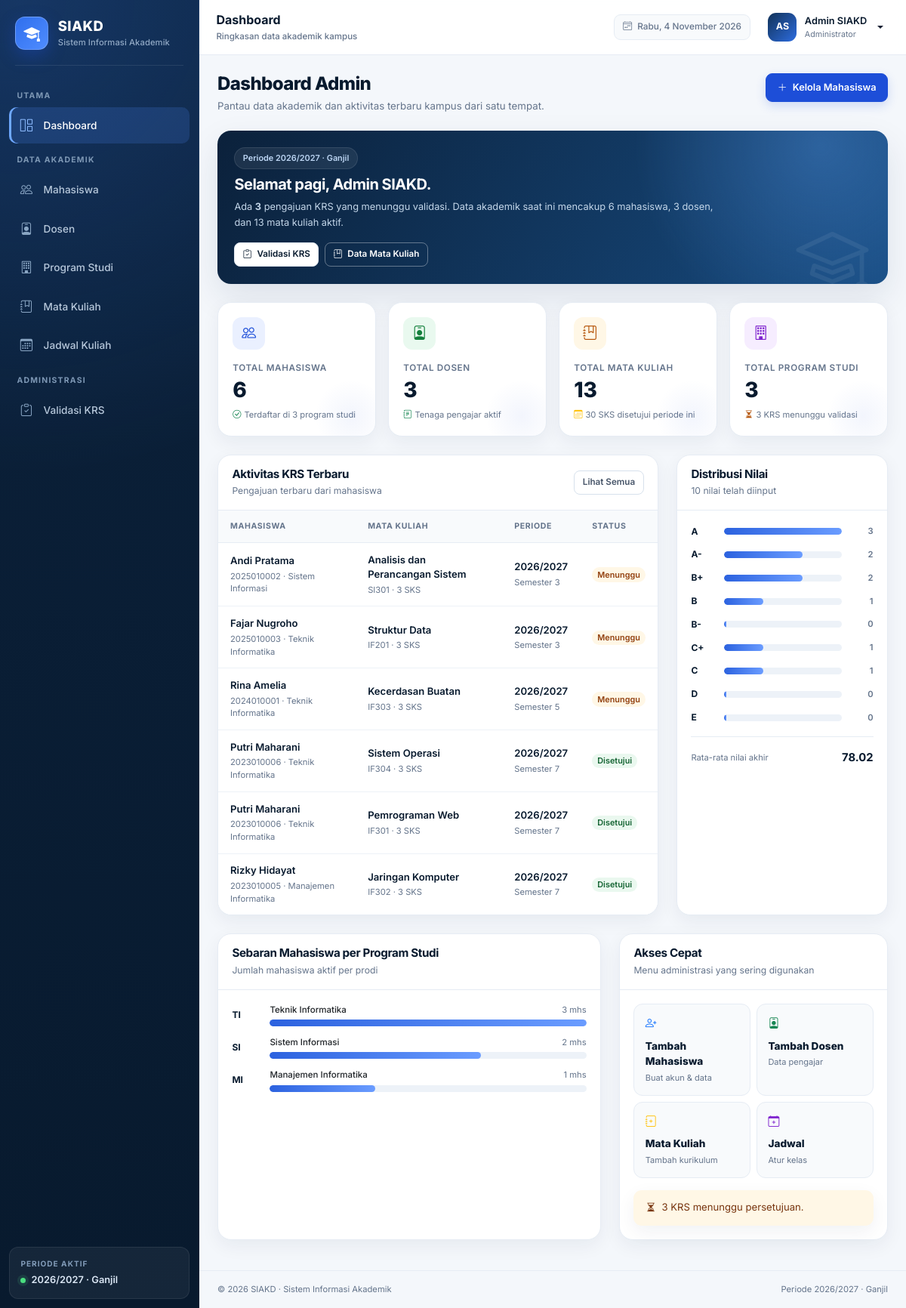
Page /admin/dashboard.php (signed in) on the committed database.
### tables this page shows
CREATE TABLE `users` (
    `id` INT UNSIGNED NOT NULL AUTO_INCREMENT,
    `nama` VARCHAR(100) NOT NULL,
    `email` VARCHAR(120) NOT NULL,
    `password` VARCHAR(255) NOT NULL,
    `role` ENUM('admin', 'dosen', 'mahasiswa') NOT NULL,
    `status` ENUM('aktif', 'nonaktif') NOT NULL DEFAULT 'aktif',
    `created_at` TIMESTAMP NOT NULL DEFAULT CURRENT_TIMESTAMP,
    `updated_at` TIMESTAMP NOT NULL DEFAULT CURRENT_TIMESTAMP ON UPDATE CURRENT_TIMESTAMP,
    PRIMARY KEY (`id`),
    UNIQUE KEY `uq_users_email` (`email`),
    KEY `idx_users_role` (`role`)
);

CREATE TABLE `krs` (
    `id` INT UNSIGNED NOT NULL AUTO_INCREMENT,
    `mahasiswa_id` INT UNSIGNED NOT NULL,
    `mata_kuliah_id` INT UNSIGNED NOT NULL,
    `semester` TINYINT UNSIGNED NOT NULL,
    `tahun_ajaran` VARCHAR(9) NOT NULL,
    `status` ENUM('menunggu', 'disetujui', 'ditolak') NOT NULL DEFAULT 'menunggu',
    `created_at` TIMESTAMP NOT NULL DEFAULT CURRENT_TIMESTAMP,
    `updated_at` TIMESTAMP NOT NULL DEFAULT CURRENT_TIMESTAMP ON UPDATE CURRENT_TIMESTAMP,
    PRIMARY KEY (`id`),
    UNIQUE KEY `uq_krs_mahasiswa_mk` (`mahasiswa_id`, `mata_kuliah_id`),
    KEY `idx_krs_mk` (`mata_kuliah_id`),
    KEY `idx_krs_status` (`status`),
    KEY `idx_krs_periode` (`tahun_ajaran`, `semester`),
    CONSTRAINT `fk_krs_mahasiswa` FOREIGN KEY (`mahasiswa_id`) REFERENCES `mahasiswa` (`id`) ON DELETE CASCADE ON UPDATE CASCADE,
    CONSTRAINT `fk_krs_mata_kuliah` FOREIGN KEY (`mata_kuliah_id`) REFERENCES `mata_kuliah` (`id`) ON DELETE RESTRICT ON UPDATE CASCADE
);

CREATE TABLE `mahasiswa` (
    `id` INT UNSIGNED NOT NULL AUTO_INCREMENT,
    `user_id` INT UNSIGNED NOT NULL,
    `nim` VARCHAR(20) NOT NULL,
    `nama` VARCHAR(100) NOT NULL,
    `email` VARCHAR(120) NOT NULL,
    `jenis_kelamin` ENUM('L', 'P') NOT NULL,
    `alamat` VARCHAR(255) NOT NULL,
    `prodi_id` INT UNSIGNED NOT NULL,
    `angkatan` YEAR NOT NULL,
    `created_at` TIMESTAMP NOT NULL DEFAULT CURRENT_TIMESTAMP,
    `updated_at` TIMESTAMP NOT NULL DEFAULT CURRENT_TIMESTAMP ON UPDATE CURRENT_TIMESTAMP,
    PRIMARY KEY (`id`),
    UNIQUE KEY `uq_mahasiswa_user` (`user_id`),
    UNIQUE KEY `uq_mahasiswa_nim` (`nim`),
    UNIQUE KEY `uq_mahasiswa_email` (`email`),
    KEY `idx_mahasiswa_prodi` (`prodi_id`),
    KEY `idx_mahasiswa_angkatan` (`angkatan`),
    CONSTRAINT `fk_mahasiswa_user` FOREIGN KEY (`user_id`) REFERENCES `users` (`id`) ON DELETE CASCADE ON UPDATE CASCADE,
    CONSTRAINT `fk_mahasiswa_prodi` FOREIGN KEY (`prodi_id`) REFERENCES `prodi` (`id`) ON DELETE RESTRICT ON UPDATE CASCADE
);

CREATE TABLE `prodi` (
    `id` INT UNSIGNED NOT NULL AUTO_INCREMENT,
    `kode_prodi` VARCHAR(10) NOT NULL,
    `nama_prodi` VARCHAR(100) NOT NULL,
    `created_at` TIMESTAMP NOT NULL DEFAULT CURRENT_TIMESTAMP,
    `updated_at` TIMESTAMP NOT NULL DEFAULT CURRENT_TIMESTAMP ON UPDATE CURRENT_TIMESTAMP,
    PRIMARY KEY (`id`),
    UNIQUE KEY `uq_prodi_kode` (`kode_prodi`),
    UNIQUE KEY `uq_prodi_nama` (`nama_prodi`)
);

CREATE TABLE `mata_kuliah` (
    `id` INT UNSIGNED NOT NULL AUTO_INCREMENT,
    `kode_mk` VARCHAR(15) NOT NULL,
    `nama_mk` VARCHAR(120) NOT NULL,
    `sks` TINYINT UNSIGNED NOT NULL,
    `semester` TINYINT UNSIGNED NOT NULL,
    `prodi_id` INT UNSIGNED NOT NULL,
    `dosen_id` INT UNSIGNED NULL,
    `created_at` TIMESTAMP NOT NULL DEFAULT CURRENT_TIMESTAMP,
    `updated_at` TIMESTAMP NOT NULL DEFAULT CURRENT_TIMESTAMP ON UPDATE CURRENT_TIMESTAMP,
    PRIMARY KEY (`id`),
    UNIQUE KEY `uq_mata_kuliah_kode` (`kode_mk`),
    KEY `idx_mata_kuliah_prodi` (`prodi_id`),
    KEY `idx_mata_kuliah_dosen` (`dosen_id`),
    CONSTRAINT `fk_mata_kuliah_prodi` FOREIGN KEY (`prodi_id`) REFERENCES `prodi` (`id`) ON DELETE RESTRICT ON UPDATE CASCADE,
    CONSTRAINT `fk_mata_kuliah_dosen` FOREIGN KEY (`dosen_id`) REFERENCES `dosen` (`id`) ON DELETE SET NULL ON UPDATE CASCADE
);

### admin/dashboard.php (the view, shortened to what the rows shown need)
<?php
require_once __DIR__ . '/../includes/auth.php';
$user = require_role('admin');
$totalMahasiswa = (int) db()->query('SELECT COUNT(*) FROM mahasiswa')->fetchColumn();
$totalDosen = (int) db()->query('SELECT COUNT(*) FROM dosen')->fetchColumn();
$totalMataKuliah = (int) db()->query('SELECT COUNT(*) FROM mata_kuliah')->fetchColumn();
$pendingKrs = (int) db()->query("SELECT COUNT(*) FROM krs WHERE status = 'menunggu'")->fetchColumn();
$latestKrs = db()->query(
    "SELECT k.id, k.status, k.created_at, k.semester, k.tahun_ajaran,
            m.nim, m.nama AS nama_mahasiswa, mk.kode_mk, mk.nama_mk, mk.sks,
            p.nama_prodi
     FROM krs k
     JOIN mahasiswa m ON m.id = k.mahasiswa_id
     JOIN mata_kuliah mk ON mk.id = k.mata_kuliah_id
     JOIN prodi p ON p.id = m.prodi_id
     ORDER BY k.created_at DESC
     LIMIT 6"
)->fetchAll();
$jam = (int) date('G');
$sapaan = $jam < 11 ? 'Selamat pagi' : ($jam < 15 ? 'Selamat siang' : ($jam < 18 ? 'Selamat sore' : 'Selamat malam'));
require_once __DIR__ . '/../includes/header.php';
?>
<div class="page-heading">
    <div>
        <h1>Dashboard Admin</h1>
    </div>
</div>
<section class="welcome-banner mb-4">
    <div class="position-relative" style="z-index: 1;">
        <span class="auth-eyebrow mb-2">Periode <?= e(TAHUN_AJARAN_AKTIF) ?> &middot; <?= e(SEMESTER_AKTIF) ?></span>
        <h2><?= e($sapaan) ?>, <?= e($user['nama']) ?>.</h2>
        <p>Ada <strong><?= $pendingKrs ?></strong> pengajuan KRS yang menunggu validasi. Data akademik saat ini mencakup <?= $totalMahasiswa ?> mahasiswa, <?= $totalDosen ?> dosen, dan <?= $totalMataKuliah ?> mata kuliah aktif.</p>
        <div class="d-flex flex-wrap gap-2 mt-3">
            <a href="<?= e(base_url('admin/krs.php?status=menunggu')) ?>" class="btn btn-light btn-sm">
            </a>
            <a href="<?= e(base_url('admin/mata_kuliah.php')) ?>" class="btn btn-outline-light btn-sm" style="border-color: rgba(255,255,255,.35); color:#fff;">
            </a>
        </div>
    </div>
</section>
<div class="row g-4 mb-4">
    <div class="col-xl-8">
        <div class="card h-100">
            <div class="card-header d-flex align-items-center justify-content-between gap-2">
                <div>
                    <h2>Aktivitas KRS Terbaru</h2>
                </div>
            </div>
            <?php if ($latestKrs): ?>
                <div class="table-responsive">
                    <table class="table">
                        <thead>
                            <tr>
                                <th>Mahasiswa</th>
                                <th>Mata Kuliah</th>
                                <th>Periode</th>
                                <th>Status</th>
                            </tr>
                        </thead>
                        <tbody>
                            <?php foreach ($latestKrs as $row): ?>
                                <tr>
                                    <td>
                                        <span class="cell-title"><?= e($row['nama_mahasiswa']) ?></span>
                                        <span class="cell-subtitle"><?= e($row['nim']) ?> &middot; <?= e($row['nama_prodi']) ?></span>
                                    </td>
                                    <td>
                                        <span class="cell-title"><?= e($row['nama_mk']) ?></span>
                                        <span class="cell-subtitle"><?= e($row['kode_mk']) ?> &middot; <?= (int) $row['sks'] ?> SKS</span>
                                    </td>
                                    <td>
                                        <span class="cell-title"><?= e($row['tahun_ajaran']) ?></span>
                                        <span class="cell-subtitle">Semester <?= (int) $row['semester'] ?></span>
                                    </td>
                                    <td><?= status_badge($row['status']) ?></td>
                                </tr>
                            <?php endforeach; ?>
                        </tbody>
                    </table>
                </div>
            <?php endif; ?>
        </div>
    </div>
    <div class="col-xl-4">
        <div class="card h-100">
            <div class="card-header">
                <h2>Distribusi Nilai</h2>
            </div>
        </div>
    </div>
</div>
<div class="row g-4">
    <div class="col-xl-7">
        <div class="card h-100">
            <div class="card-header">
                <h2>Sebaran Mahasiswa per Program Studi</h2>
            </div>
        </div>
    </div>
    <div class="col-xl-5">
        <div class="card h-100">
            <div class="card-header">
                <h2>Akses Cepat</h2>
            </div>
        </div>
    </div>
</div>
<?php require_once __DIR__ . '/../includes/footer.php'; ?>

### includes/navbar.php (shortened to what the rows shown need)
<nav class="app-topbar d-flex align-items-center justify-content-between gap-2" aria-label="Navigasi atas">
    <div class="d-flex align-items-center gap-2 gap-md-3">
        <div class="dropdown">
            <button class="user-menu dropdown-toggle" type="button" data-bs-toggle="dropdown" aria-expanded="false" aria-label="Menu profil pengguna">
                <span class="avatar"><?= e(initials($currentUser['nama'])) ?></span>
                <span class="user-meta">
                    <span class="user-name"><?= e($currentUser['nama']) ?></span>
                    <span class="user-role"><?= e(role_label($currentUser['role'])) ?></span>
                </span>
            </button>
        </div>
    </div>
</nav>

### includes/functions.php (shortened to what the rows shown need)
<?php
function base_url(string $path = ''): string
{
    $path = ltrim($path, '/');
    return BASE_URL . ($path !== '' ? '/' . $path : '/');
}
function e(mixed $value): string
{
    return htmlspecialchars((string) $value, ENT_QUOTES | ENT_SUBSTITUTE, 'UTF-8');
}
function initials(string $name): string
{
    $parts = preg_split('/\s+/', trim($name)) ?: [];
    $initials = '';
    foreach (array_slice($parts, 0, 2) as $part) {
        $initials .= mb_strtoupper(mb_substr($part, 0, 1));
    }
    return $initials !== '' ? $initials : 'U';
}
function role_label(string $role): string
{
    return match ($role) {
        'admin' => 'Administrator',
        'dosen' => 'Dosen',
        'mahasiswa' => 'Mahasiswa',
        default => ucfirst($role),
    };
}
function status_badge(string $status): string
{
    return match ($status) {
        'disetujui' => '<span class="badge text-bg-success-subtle text-success-emphasis rounded-pill">Disetujui</span>',
        'ditolak' => '<span class="badge text-bg-danger-subtle text-danger-emphasis rounded-pill">Ditolak</span>',
        default => '<span class="badge text-bg-warning-subtle text-warning-emphasis rounded-pill">Menunggu</span>',
    };
}

### rows in the picture
users: nama "AS", nama "Admin SIAKD", role "Administrator"
krs: mahasiswa.nama "Andi Pratama", mahasiswa.nim "2025010002", prodi.nama_prodi "Sistem Informasi", mata_kuliah.nama_mk "Analisis dan Perancangan Sistem", mata_kuliah.kode_mk "SI301", mata_kuliah.sks "3", tahun_ajaran "2026/2027", semester "3", status "Menunggu"
krs: mahasiswa.nama "Fajar Nugroho", mahasiswa.nim "2025010003", prodi.nama_prodi "Teknik Informatika", mata_kuliah.nama_mk "Struktur Data", mata_kuliah.kode_mk "IF201", mata_kuliah.sks "3", tahun_ajaran "2026/2027", semester "3", status "Menunggu"
krs: mahasiswa.nama "Rina Amelia", mahasiswa.nim "2024010001", prodi.nama_prodi "Teknik Informatika", mata_kuliah.nama_mk "Kecerdasan Buatan", mata_kuliah.kode_mk "IF303", mata_kuliah.sks "3", tahun_ajaran "2026/2027", semester "5", status "Menunggu"
krs: mahasiswa.nama "Putri Maharani", mahasiswa.nim "2023010006", prodi.nama_prodi "Teknik Informatika", mata_kuliah.nama_mk "Sistem Operasi", mata_kuliah.kode_mk "IF304", mata_kuliah.sks "3", tahun_ajaran "2026/2027", semester "7", status "Disetujui"
krs: mahasiswa.nama "Putri Maharani", mahasiswa.nim "2023010006", prodi.nama_prodi "Teknik Informatika", mata_kuliah.nama_mk "Pemrograman Web", mata_kuliah.kode_mk "IF301", mata_kuliah.sks "3", tahun_ajaran "2026/2027", semester "7", status "Disetujui"
krs: mahasiswa.nama "Rizky Hidayat", mahasiswa.nim "2023010005", prodi.nama_prodi "Manajemen Informatika", mata_kuliah.nama_mk "Jaringan Komputer", mata_kuliah.kode_mk "IF302", mata_kuliah.sks "3", tahun_ajaran "2026/2027", semester "7", status "Disetujui"

### other values in the picture
APP_NAME "SIAKD"
APP_FULL_NAME "Sistem Informasi Akademik"
$section['label'] "UTAMA"
$item['title'] "Dashboard"
$section['label'] "DATA AKADEMIK"
$item['title'] "Mahasiswa"
$item['title'] "Dosen"
$item['title'] "Program Studi"
$item['title'] "Mata Kuliah"
$item['title'] "Jadwal Kuliah"
$section['label'] "ADMINISTRASI"
$item['title'] "Validasi KRS"
TAHUN_AJARAN_AKTIF "2026/2027"
SEMESTER_AKTIF "Ganjil"
$pageTitle "Dashboard"
